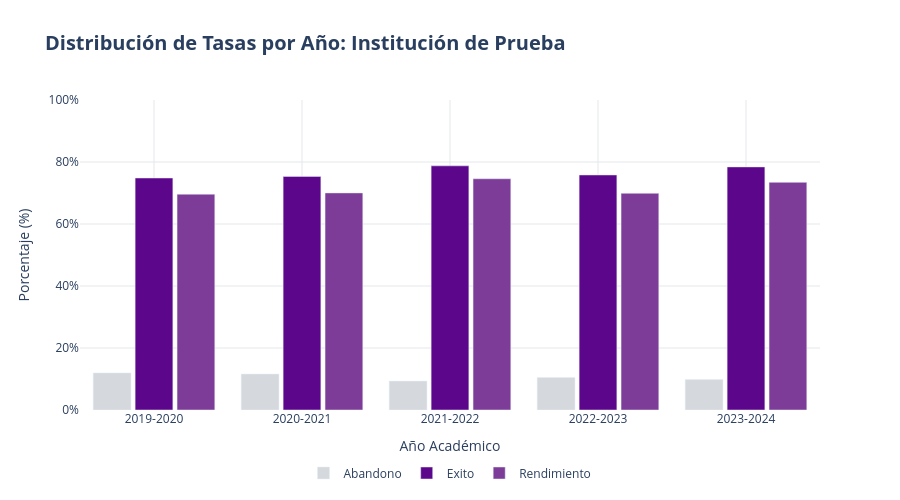

Here is the notebook cell this chart was saved with:
### Markdown cell above
## Generamos la grafica general

### Code cell
import plotly.graph_objects as go

def crear_grafica_general(nombre_institucion, df):
    df_agrupado = df.groupby(['Anio', 'Tasa'])['Valor'].mean().reset_index()
    
    fig = go.Figure()

    # Definimos los colores para las barras
    colores = {
        'Exito': '#5C068C',
        'Rendimiento': '#7D3C98',
        'Abandono': '#D5D8DC'
    }

    # Definimos la barra para cada tasa
    for tasa in df_agrupado['Tasa'].unique():
        data_tasa = df_agrupado[df_agrupado['Tasa'] == tasa]
        fig.add_trace(go.Bar(
            x=data_tasa["Anio"], 
            y=data_tasa["Valor"], 
            name=tasa,
            marker=dict(color=colores.get(tasa, '#5C068C')),
            hovertemplate='<b>%s</b><br>Año: %%{x}<br>Valor: %%{y:.2f}%%<extra></extra>' % tasa
        ))
    
    # Actualizamos el formato de la gráfica
    fig.update_layout(
        title=dict(
            text="<b>Distribución de Tasas por Año: %s</b>" % nombre_institucion,
            font=dict(size=20)
        ),
        xaxis_title="Año Académico",
        yaxis_title="Porcentaje (%)",
        yaxis=dict(
            ticksuffix="%",
            gridcolor='#E5E7E9',
            range=[0, 100]
        ),
        xaxis=dict(
            gridcolor='#E5E7E9'
        ),
        plot_bgcolor='white',
        paper_bgcolor='white',
        legend=dict(
            orientation="h", 
            yanchor="bottom", 
            y=-0.25, 
            xanchor="center", 
            x=0.5,
            font=dict(size=12)
        ),
        barmode='group',
        bargap=0.15,
        bargroupgap=0.1,
        height=500
    )
    return fig

fig = crear_grafica_general("Institución de Prueba", dataset)
fig.show()

### Figure 1 — Plotly figure (JSON) as saved in the notebook; plotly's stock layout.template omitted (floating-point values rounded to 4 significant figures)
{"data": [{"hovertemplate": "<b>Abandono</b><br>Año: %{x}<br>Valor: %{y:.2f}%<extra></extra>", "marker": {"color": "#D5D8DC"}, "name": "Abandono", "type": "bar", "x": ["2019-2020", "2020-2021", "2021-2022", "2022-2023", "2023-2024"], "y": [11.96, 11.6, 9.317, 10.45, 9.824]}, {"hovertemplate": "<b>Exito</b><br>Año: %{x}<br>Valor: %{y:.2f}%<extra></extra>", "marker": {"color": "#5C068C"}, "name": "Exito", "type": "bar", "x": ["2019-2020", "2020-2021", "2021-2022", "2022-2023", "2023-2024"], "y": [74.84, 75.35, 78.76, 75.82, 78.42]}, {"hovertemplate": "<b>Rendimiento</b><br>Año: %{x}<br>Valor: %{y:.2f}%<extra></extra>", "marker": {"color": "#7D3C98"}, "name": "Rendimiento", "type": "bar", "x": ["2019-2020", "2020-2021", "2021-2022", "2022-2023", "2023-2024"], "y": [69.61, 70.02, 74.6, 69.9, 73.43]}], "layout": {"bargap": 0.15, "bargroupgap": 0.1, "barmode": "group", "height": 500, "legend": {"font": {"size": 12}, "orientation": "h", "x": 0.5, "xanchor": "center", "y": -0.25, "yanchor": "bottom"}, "paper_bgcolor": "white", "plot_bgcolor": "white", "title": {"font": {"size": 20}, "text": "<b>Distribución de Tasas por Año: Institución de Prueba</b>"}, "xaxis": {"gridcolor": "#E5E7E9", "title": {"text": "Año Académico"}}, "yaxis": {"gridcolor": "#E5E7E9", "range": [0, 100], "ticksuffix": "%", "title": {"text": "Porcentaje (%)"}}}}
